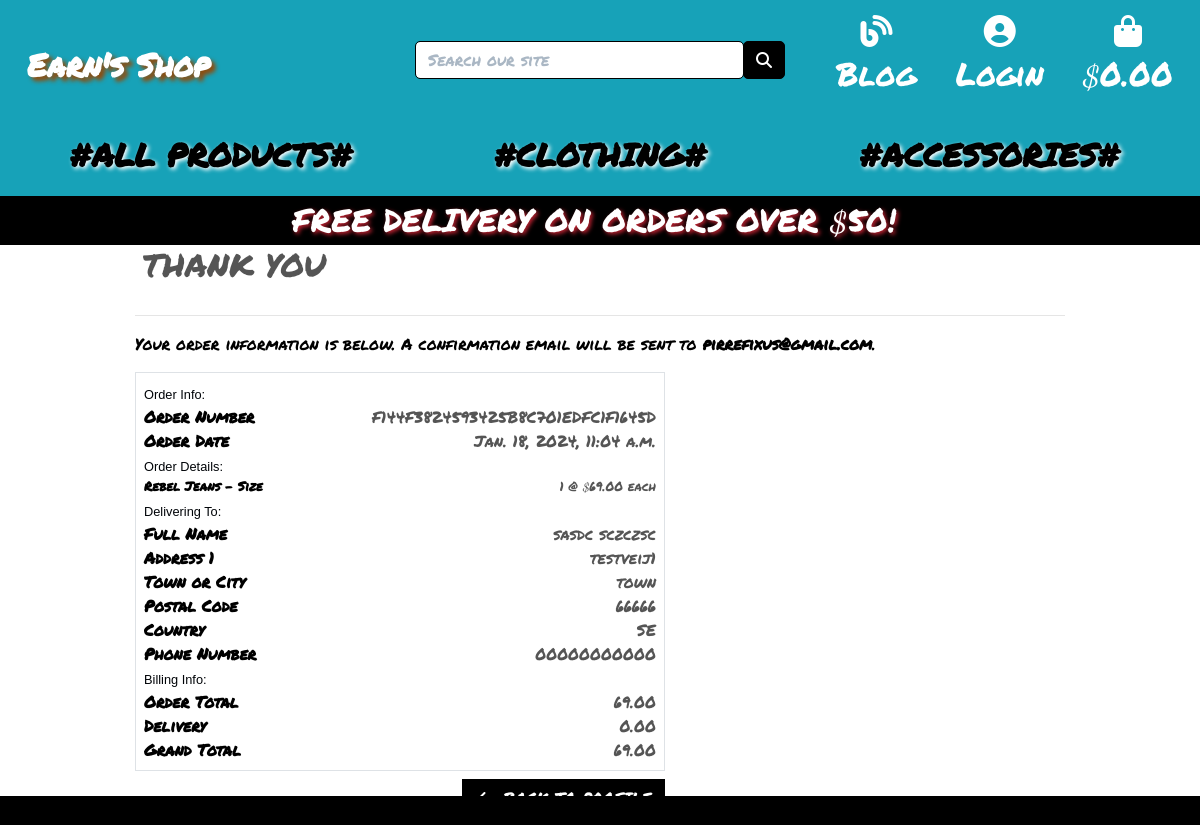
The app's page /profile/order_history/F144F3824593425B8C701EDFC1F1645D with its own data.
### checkout/models.py (models this page shows, shortened)
class Order(models.Model):
    order_number = models.CharField(max_length=32, null=False, editable=False)
    user_profile = models.ForeignKey(UserProfile, on_delete=models.SET_NULL,
                                     null=True, blank=True, related_name='orders')
    full_name = models.CharField(max_length=50, null=False, blank=False)
    email = models.EmailField(max_length=254, null=False, blank=False)
    phone_number = models.CharField(max_length=20, null=False, blank=False)
    country = CountryField(blank_label='Country *', null=False, blank=False)
    postcode = models.CharField(max_length=20, null=True, blank=True)
    town_or_city = models.CharField(max_length=40, null=False, blank=False)
    street_address1 = models.CharField(max_length=80, null=False, blank=False)
    street_address2 = models.CharField(max_length=80, null=True, blank=True)
    county = models.CharField(max_length=80, null=True, blank=True)
    date = models.DateTimeField(auto_now_add=True)
    delivery_cost = models.DecimalField(max_digits=6, decimal_places=2, null=False, default=0)
    order_total = models.DecimalField(max_digits=10, decimal_places=2, null=False, default=0)
    grand_total = models.DecimalField(max_digits=10, decimal_places=2, null=False, default=0)
    original_bag = models.TextField(null=False, blank=False, default='')
    stripe_pid = models.CharField(max_length=254, null=False, blank=False, default='')

class OrderLineItem(models.Model):
    order = models.ForeignKey(Order, null=False, blank=False, on_delete=models.CASCADE, related_name='lineitems')
    product = models.ForeignKey(Product, null=False, blank=False, on_delete=models.CASCADE)
    product_size = models.CharField(max_length=50, null=True, blank=True)
    quantity = models.IntegerField(null=False, blank=False, default=0)
    lineitem_total = models.DecimalField(max_digits=6, decimal_places=2, null=False, blank=False, editable=False)

### products/models.py (models this page shows, shortened)
class Product(models.Model):
    category = models.ForeignKey('Category', null=True, blank=True, on_delete=models.SET_NULL)
    sku = models.CharField(max_length=254, null=True, blank=True)
    name = models.CharField(max_length=254)
    description = models.TextField()
    has_sizes = models.BooleanField(default=True, null=True, blank=True)
    price = models.DecimalField(max_digits=6, decimal_places=2)
    rating = models.DecimalField(max_digits=6, decimal_places=2, null=True, blank=True)
    image_url = models.URLField(max_length=1024, null=True, blank=True)
    image = models.ImageField(null=True, blank=True)

### profiles/views.py (the view)
# urls.py: path('order_history/<order_number>', views.order_history, name='order_history')
def order_history(request, order_number):
    order = get_object_or_404(Order, order_number=order_number)
    messages.info(request, (
        f'This is a past confirmation for order number {order_number}. '
        'A confirmation email was sent on the order date.'
    ))
    template = 'checkout/checkout_success.html'
    context = {
        'order': order,
        'from_profile': True,
    }
    return render(request, template, context)

### blog/context_processors.py (called while the page is built)
def latest_posts(request):
    latest_posts = BlogPost.objects.order_by('-published_date')[:5]  # Adjust the number as needed
    return {'latest_posts': latest_posts}

### profiles/context_processors.py (called while the page is built)
def loyalty_program_status(request):
    if request.user.is_authenticated:
        profile = request.user.userprofile
        return {
            'is_eligible_for_discount': profile.is_eligible_for_discount,
            'purchases_left_for_discount': 5 - profile.loyalty_purchase_count
        }
    return {}

### checkout/templates/checkout/checkout_success.html (shortened to what this page needs)
{% extends "base.html" %}
{% load static %}
{% block extra_css %}
    <link rel="stylesheet" href="{% static 'checkout/css/checkout.css' %}">
{% endblock %}
{% block page_header %}
    <div class="container header-container">
    </div>
{% endblock %}
{% block content %}
    <div class="overlay"></div>
    <div class="container">
        <div class="row">
            <div class="col">
                <h2 class="logo-font mb-4">Thank You</h2>
                <hr>
                <p class="text-black">Your order information is below. A confirmation email will be sent to <strong>{{ order.email }}</strong>.</p>
            </div>
        </div>
        <div class="row">
            <div class="col-12 col-lg-7">
                <div class="order-confirmation-wrapper p-2 border">
                    <div class="row">
                        <div class="col">
                            <small class="text-muted">Order Info:</small>
                        </div>
                    </div>
                    <div class="row">
                        <div class="col-12 col-md-4">
                            <p class="mb-0 text-black font-weight-bold">Order Number</p>
                        </div>
                        <div class="col-12 col-md-8 text-md-right">
                            <p class="mb-0">{{ order.order_number }}</p>
                        </div>
                    </div>
                    <div class="row">
                        <div class="col-12 col-md-4">
                            <p class="mb-0 text-black font-weight-bold">Order Date</p>
                        </div>
                        <div class="col-12 col-md-8 text-md-right">
                            <p class="mb-0">{{ order.date }}</p>
                        </div>
                    </div>
                    <div class="row">
                        <div class="col">
                            <small class="text-muted">Order Details:</small>
                        </div>
                    </div>
                    {% for item in order.lineitems.all %}
                    <div class="row">
                        <div class="col-12 col-md-4">
                            <p class="small mb-0 text-black font-weight-bold">
                                {{ item.product.name }}{% if item.product_size %} - Size {{ item.product.size|upper }}{% endif %}
                            </p>
                        </div>
                        <div class="col-12 col-md-8 text-md-right">
                            <p class="small mb-0">{{ item.quantity }} @ ${{ item.product.price }} each</p>
                        </div>
                    </div>
                    {% endfor %}
                    <div class="row">
                        <div class="col">
                            <small class="text-muted">Delivering To:</small>
                        </div>
                    </div>
                    <div class="row">
                        <div class="col-12 col-md-4">
                            <p class="mb-0 text-black font-weight-bold">Full Name</p>
                        </div>
                        <div class="col-12 col-md-8 text-md-right">
                            <p class="mb-0">{{ order.full_name }}</p>
                        </div>
                    </div>
                    <div class="row">
                        <div class="col-12 col-md-4">
                            <p class="mb-0 text-black font-weight-bold">Address 1</p>
                        </div>
                        <div class="col-12 col-md-8 text-md-right">
                            <p class="mb-0">{{ order.street_address1 }}</p>
                        </div>
                    </div>
                    <div class="row">
                        <div class="col-12 col-md-4">
                            <p class="mb-0 text-black font-weight-bold">Town or City</p>
                        </div>
                        <div class="col-12 col-md-8 text-md-right">
                            <p class="mb-0">{{ order.town_or_city }}</p>
                        </div>
                    </div>
                    {% if order.postcode %}
                    <div class="row">
                        <div class="col-12 col-md-4">
                            <p class="mb-0 text-black font-weight-bold">Postal Code</p>
                        </div>
                        <div class="col-12 col-md-8 text-md-right">
                            <p class="mb-0">{{ order.postcode }}</p>
                        </div>
                    </div>
                    {% endif %}
                    <div class="row">
                        <div class="col-12 col-md-4">
                            <p class="mb-0 text-black font-weight-bold">Country</p>
                        </div>
                        <div class="col-12 col-md-8 text-md-right">
                            <p class="mb-0">{{ order.country }}</p>
                        </div>
                    </div>
                    <div class="row">
                        <div class="col-12 col-md-4">
                            <p class="mb-0 text-black font-weight-bold">Phone Number</p>
                        </div>
                        <div class="col-12 col-md-8 text-md-right">
                            <p class="mb-0">{{ order.phone_number }}</p>
                        </div>
                    </div>
                    <div class="row">
                        <div class="col">
                            <small class="text-muted">Billing Info:</small>
                        </div>
                    </div>
                    <div class="row">
                        <div class="col-12 col-md-4">
                            <p class="mb-0 text-black font-weight-bold">Order Total</p>
                        </div>
                        <div class="col-12 col-md-8 text-md-right">
                            <p class="mb-0">{{ order.order_total }}</p>
                        </div>
                    </div>
                    <div class="row">
                        <div class="col-12 col-md-4">
                            <p class="mb-0 text-black font-weight-bold">Delivery</p>
                        </div>
                        <div class="col-12 col-md-8 text-md-right">
                            <p class="mb-0">{{ order.delivery_cost }}</p>
                        </div>
                    </div>
                    <div class="row">
                        <div class="col-12 col-md-4">
                            <p class="mb-0 text-black font-weight-bold">Grand Total</p>
                        </div>
                        <div class="col-12 col-md-8 text-md-right">
                            <p class="mb-0">{{ order.grand_total }}</p>
                        </div>
                    </div>
                </div>
            </div>
        </div>
        <div class="row">
			<div class="col-12 col-lg-7 text-right">
                {% if from_profile %}
                    <a href="{% url 'profile' %}" class="btn btn-black rounded-0 my-2">
                        <span class="icon mr-2">
                        </span>
                        <span class="text-uppercase">Back to Profile</span>
                    </a>
                {% endif %}
			</div>
		</div>
    </div>
{% endblock %}

### static/css/base.css (style rules this page uses)
html { height: 100%; }
body { background: url('/media/dancerbackground.jpg') no-repeat center center fixed; background-size: cover; color: #555; font-family: 'Lato', sans-serif; }
.icon { height: 0.4rem; width: 0.4rem; align-items: center; display: inline-flex; justify-content: center; }
.logo-font { font-family: 'Permanent Marker'; font-size: 1.5rem; text-transform: uppercase; white-space: nowrap; overflow: hidden; text-overflow: ellipsis; text-shadow: 2px 2px 4px #fff; padding: 0.5rem; }
.shop-now-button, .btn-black, .btn-outline-black { padding: .375rem .75rem; font-size: 1rem; line-height: 1.5; border-radius: 0; }
.btn-black { background: black; color: white; }
.text-black { color: #000 !important; }
.text-muted { color: #000408!important; font-family: Impact, Haettenschweiler, 'Arial Narrow Bold', sans-serif!important; }
.overlay { height: 100%; width: 100%; top: 0; left: 0; position: fixed; background: white; z-index: -1; }
@media (min-width: 576px) { .icon { height: 1rem; width: 1rem; } }
@media (min-width: 576px) { .header-container { padding-top: 250px; } }
@media (min-width: 768px) { .logo-font { font-size: 2rem; } }
@media (min-width: 768px) { .header-container { padding-top: 30%; } }
@media (min-width: 992px) { .header-container { padding-top: 17%; } }
@media (min-width: 992px) { body { height: calc(100vh - 116px); } }
@media (min-width: 1200px) { .container { max-width: 80%; } }

### records on screen
Order: email "pirrefixus@gmail.com", order_number "F144F3824593425B8C701EDFC1F1645D", date "Jan. 18, 2024, 11:04 a.m.", full_name "sasdc sczczsc", street_address1 "testveij1", town_or_city "town", postcode "66666", country "SE", phone_number "00000000000", order_total "69.00", delivery_cost "0.00", grand_total "69.00"
OrderLineItem: product.name "Rebel Jeans", quantity "1", product.price "69.00"

### other values on screen
{{ free_delivery_threshold }} "50"
